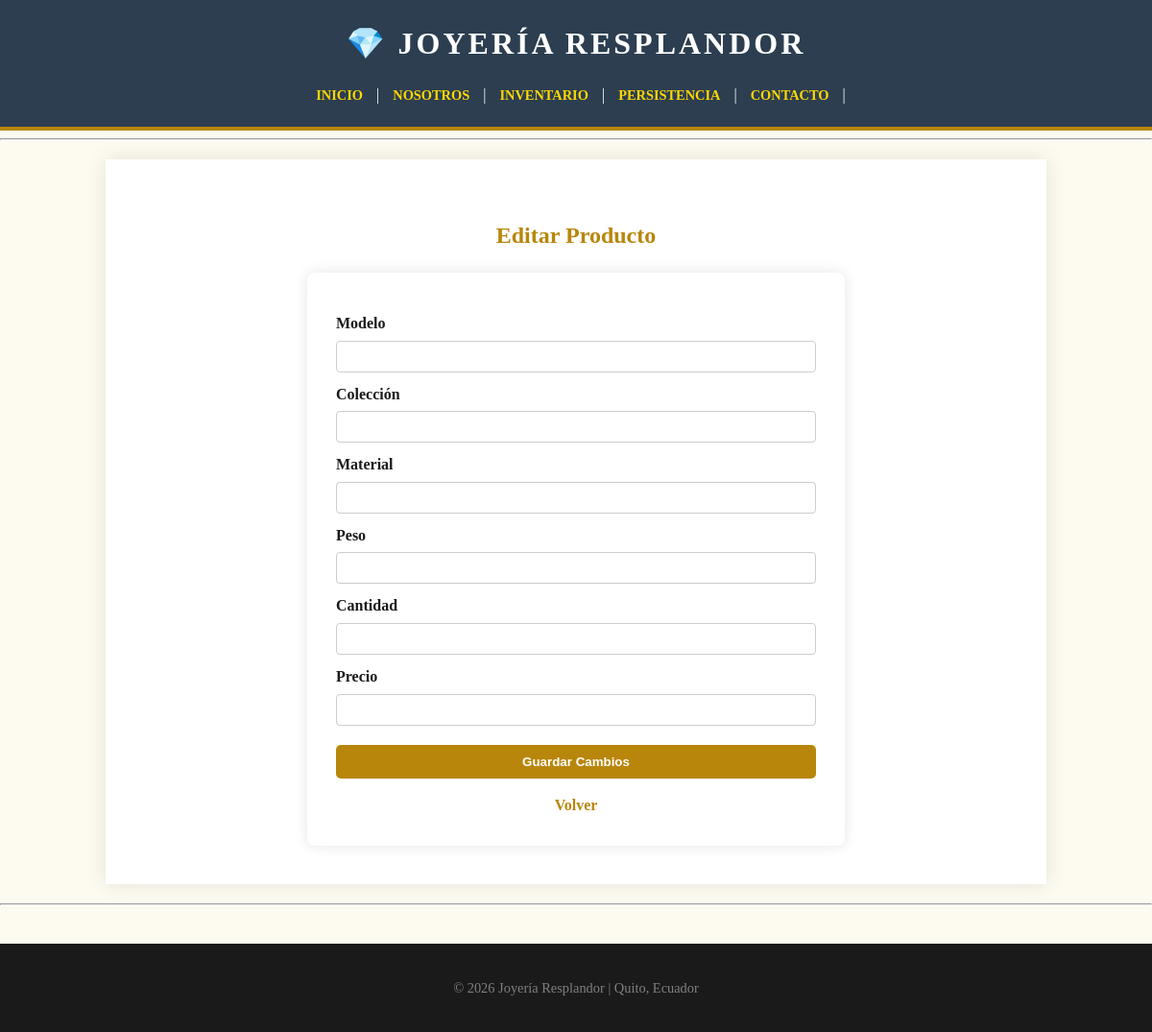
The page /editar/9 on the database as committed earlier.
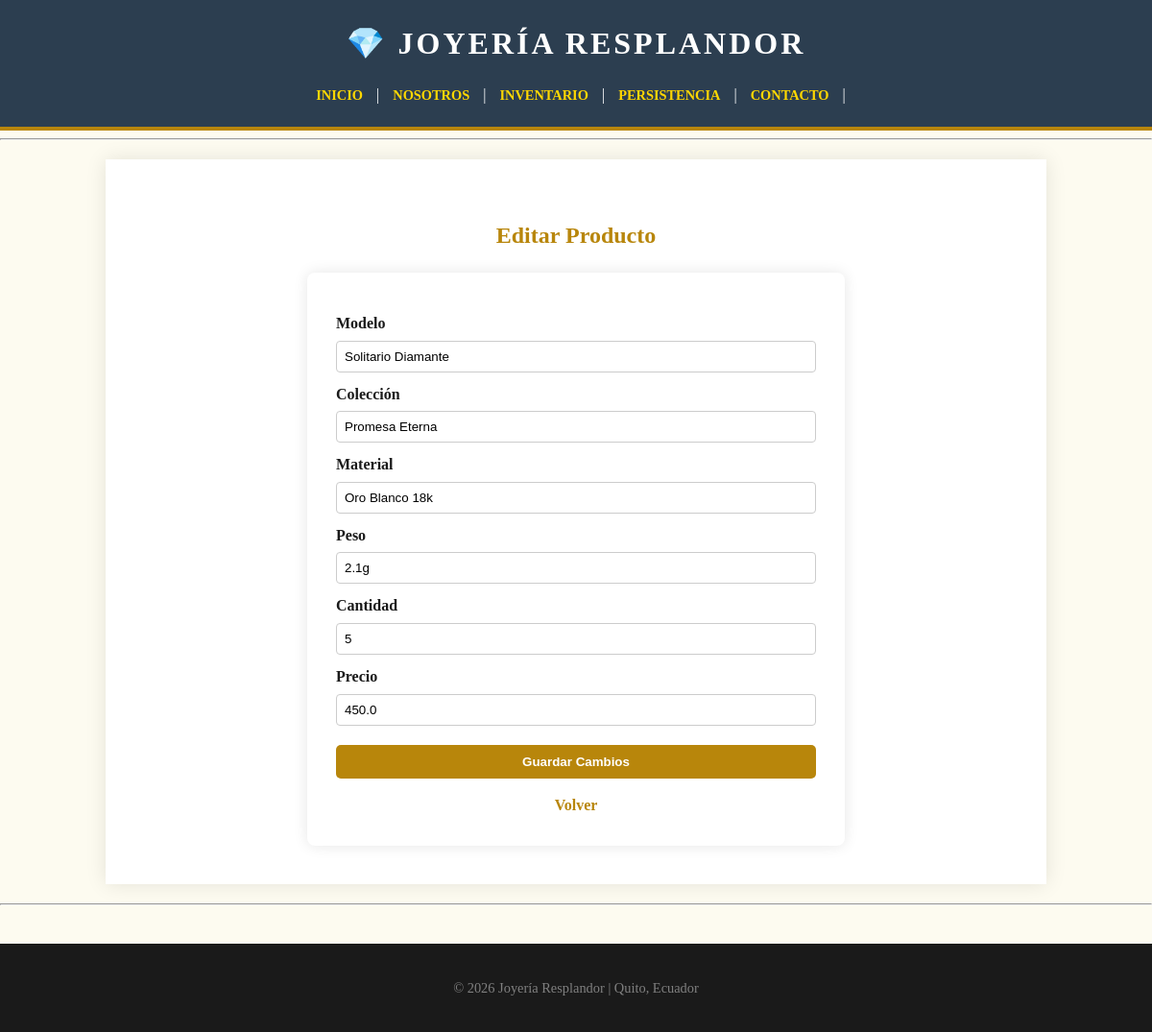
The same page on the database as committed later.
### tables this page shows
CREATE TABLE productos (
                            id INTEGER PRIMARY KEY AUTOINCREMENT,
                            modelo TEXT,
                            coleccion TEXT,
                            material TEXT,
                            peso TEXT,
                            cantidad INTEGER,
                            precio REAL);

### app.py (the view, shortened to what this page needs)
@app.route('/editar/<int:id>', methods=['GET', 'POST'])
def editar(id):
    mi_catalogo = Catalogo()
    productos = mi_catalogo.obtener_todo()
    producto = next((p for p in productos if p.id == id), None)
    return render_template('editar.html', producto=producto)

### inventario.py (called while the page is built)
    def crear_tabla(self):
        conexion = sqlite3.connect(self.db_name)
        cursor = conexion.cursor()
        cursor.execute('''
            CREATE TABLE IF NOT EXISTS productos (
                id INTEGER PRIMARY KEY AUTOINCREMENT,
                modelo TEXT,
                coleccion TEXT,
                material TEXT,
                peso TEXT,
                cantidad INTEGER,
                precio REAL
            )
        ''')
        conexion.commit()
        conexion.close()

    def obtener_todo(self):
        conexion = sqlite3.connect(self.db_name)
        cursor = conexion.cursor()
        cursor.execute("SELECT * FROM productos")
        filas = cursor.fetchall()
        conexion.close()
        return [Pieza(f[0], f[1], f[2], f[3], f[4], f[5], f[6]) for f in filas]

    def sincronizar_diccionario(self):
        lista_productos = self.obtener_todo()
        self.productos_dict = {p.id: p for p in lista_productos}

### templates/editar.html
{% extends "base.html" %}
{% block content %}
<h2 style="text-align:center; color:#b8860b;">Editar Producto</h2>
<div class="form-container">
    <form method="POST" class="form-editar">
        <label>Modelo</label>
        <input type="text" name="modelo" value="{{ producto.modelo }}" required>
        <label>Colección</label>
        <input type="text" name="coleccion" value="{{ producto.coleccion }}" required>
        <label>Material</label>
        <input type="text" name="material" value="{{ producto.material }}" required>
        <label>Peso</label>
        <input type="text" name="peso" value="{{ producto.peso }}" required>
        <label>Cantidad</label>
        <input type="number" name="cantidad" value="{{ producto.cantidad }}" required>
        <label>Precio</label>
        <input type="number" step="0.01" name="precio" value="{{ producto.precio }}" required>
        <button type="submit" class="btn-guardar">Guardar Cambios</button>
    </form>
    <div style="text-align:center; margin-top:15px;">
        <a href="{{ url_for('inventario') }}" class="btn-volver">Volver</a>
    </div>
</div>
{% endblock %}

Rows that differ between the two databases and show on the page:
added productos: modelo "Solitario Diamante", coleccion "Promesa Eterna", material "Oro Blanco 18k", peso "2.1g", cantidad "5", precio "450.0"
